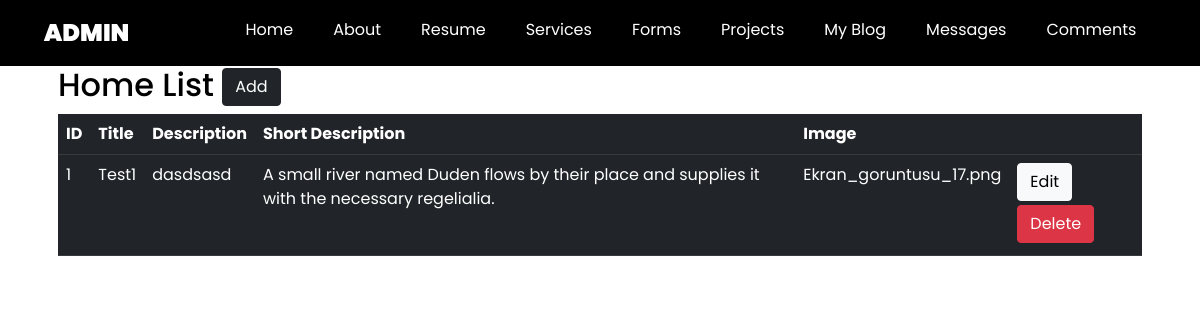
The page /admin/home-list on the database as committed earlier.
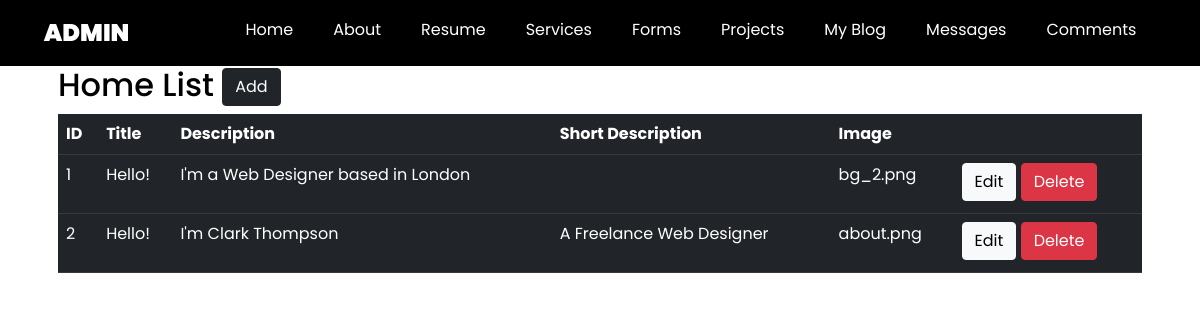
The same page on the database as committed later.
### PortfolioProject/models.py (models this page shows, shortened)
class Home(db.Model):
    __tablename__ = 'home'
    id = db.Column(db.Integer, primary_key=True)
    title = db.Column(db.String(100), nullable=False)
    description = db.Column(db.Text, nullable=False)
    short_description = db.Column(db.String(100))
    image = db.Column(db.String(20), default='uploads/default.jpeg')

### PortfolioProject/controlers.py (the view)
@app.route('/admin/home-list')
def home_list():
    homes = Home.query.all()
    return render_template('admin/home-list.html', homes=homes)

### PortfolioProject/templates/admin/home-list.html
{% extends 'admin/base.html' %} {% block content %}
<div class="container" style="position: relative; top: 50px;">
    <div class="row">
        <div class="col md-12">
            <div class="jumbotron p-3">
                <h2>Home List
                    <a href="{{url_for('home_add')}}"> <button type="button" class="btn btn-dark float-right" data-toggle="modal" data-target="#mymodal">Add</button></a>
                </h2>
                <table class="table table-hover table-dark col md-12">
                    <tr>
                        <th>ID</th>
                        <th>Title</th>
                        <th>Description</th>
                        <th>Short Description</th>
                        <th>Image</th>
                        <th></th>
                    </tr>
                    {% for home in homes %}
                    <tr>
                        <td>{{home.id}}</td>
                        <td>{{home.title}}</td>
                        <td>{{home.description}}</td>
                        <td>{{home.short_description}}</td>
                        <td>{{home.image}}</td>
                        <td>
                            <a href="{{url_for('home_edit', id=home.id)}}" class="btn btn-light btn-xs mb-1">Edit</a>
                            <a href="{{url_for('home_delete', id=home.id)}}" class="btn btn-danger btn-xs mb-1" onclick="return confirm('Are You Sure To Delete?')">Delete</a>
                        </td>
                    </tr>
                    {% endfor %}
                </table>
            </div>
        </div>
    </div>
</div>
{% endblock %}

Rows that differ between the two databases and show on the page:
changed Home id 1: title "Test1" → "Hello!"; description "dasdsasd" → "I'm a Web Designer based in London"; image "Ekran_goruntusu_17.png" → "bg_2.png"; short_description "A small river named Duden flows by their place and supplies it with the necessary regelialia." → (not shown)
added Home: id "2", title "Hello!", description "I'm Clark Thompson", short_description "A Freelance Web Designer", image "about.png"
